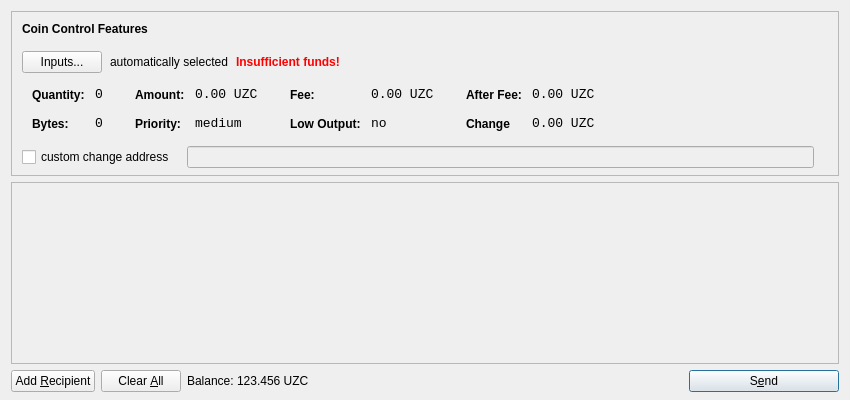
<?xml version="1.0" encoding="UTF-8"?>
<ui version="4.0">
 <class>SendCoinsDialog</class>
 <widget class="QDialog" name="SendCoinsDialog">
  <property name="geometry">
   <rect>
    <x>0</x>
    <y>0</y>
    <width>850</width>
    <height>400</height>
   </rect>
  </property>
  <property name="windowTitle">
   <string>Send Coins</string>
  </property>
  <layout class="QVBoxLayout" name="verticalLayout" stretch="0,1,0">
   <property name="bottomMargin">
    <number>8</number>
   </property>
   <item>
    <widget class="QFrame" name="frameCoinControl">
     <property name="sizePolicy">
      <sizepolicy hsizetype="Expanding" vsizetype="Expanding">
       <horstretch>0</horstretch>
       <verstretch>0</verstretch>
      </sizepolicy>
     </property>
     <property name="maximumSize">
      <size>
       <width>16777215</width>
       <height>16777215</height>
      </size>
     </property>
     <property name="frameShape">
      <enum>QFrame::StyledPanel</enum>
     </property>
     <property name="frameShadow">
      <enum>QFrame::Sunken</enum>
     </property>
     <layout class="QVBoxLayout" name="verticalLayoutCoinControl2">
      <property name="spacing">
       <number>-1</number>
      </property>
      <property name="leftMargin">
       <number>0</number>
      </property>
      <property name="topMargin">
       <number>0</number>
      </property>
      <property name="rightMargin">
       <number>0</number>
      </property>
      <property name="bottomMargin">
       <number>6</number>
      </property>
      <item>
       <layout class="QVBoxLayout" name="verticalLayoutCoinControl" stretch="0,0,0,0,1">
        <property name="spacing">
         <number>0</number>
        </property>
        <property name="leftMargin">
         <number>10</number>
        </property>
        <property name="topMargin">
         <number>10</number>
        </property>
        <item>
         <layout class="QHBoxLayout" name="horizontalLayoutCoinControl1">
          <property name="bottomMargin">
           <number>15</number>
          </property>
          <item>
           <widget class="QLabel" name="labelCoinControlFeatures">
            <property name="sizePolicy">
             <sizepolicy hsizetype="Preferred" vsizetype="Maximum">
              <horstretch>0</horstretch>
              <verstretch>0</verstretch>
             </sizepolicy>
            </property>
            <property name="font">
             <font>
              <weight>75</weight>
              <bold>true</bold>
             </font>
            </property>
            <property name="styleSheet">
             <string notr="true">font-weight:bold;</string>
            </property>
            <property name="text">
             <string>Coin Control Features</string>
            </property>
           </widget>
          </item>
         </layout>
        </item>
        <item>
         <layout class="QHBoxLayout" name="horizontalLayoutCoinControl2" stretch="0,0,0,0">
          <property name="spacing">
           <number>8</number>
          </property>
          <property name="bottomMargin">
           <number>10</number>
          </property>
          <item>
           <widget class="QPushButton" name="pushButtonCoinControl">
            <property name="styleSheet">
             <string notr="true"/>
            </property>
            <property name="text">
             <string>Inputs...</string>
            </property>
           </widget>
          </item>
          <item>
           <widget class="QLabel" name="labelCoinControlAutomaticallySelected">
            <property name="text">
             <string>automatically selected</string>
            </property>
            <property name="margin">
             <number>5</number>
            </property>
           </widget>
          </item>
          <item>
           <widget class="QLabel" name="labelCoinControlInsuffFunds">
            <property name="font">
             <font>
              <weight>75</weight>
              <bold>true</bold>
             </font>
            </property>
            <property name="styleSheet">
             <string notr="true">color:red;font-weight:bold;</string>
            </property>
            <property name="text">
             <string>Insufficient funds!</string>
            </property>
            <property name="margin">
             <number>5</number>
            </property>
           </widget>
          </item>
          <item>
           <spacer name="horizontalSpacerCoinControl">
            <property name="orientation">
             <enum>Qt::Horizontal</enum>
            </property>
            <property name="sizeHint" stdset="0">
             <size>
              <width>40</width>
              <height>1</height>
             </size>
            </property>
           </spacer>
          </item>
         </layout>
        </item>
        <item>
         <widget class="QWidget" name="widgetCoinControl" native="true">
          <property name="sizePolicy">
           <sizepolicy hsizetype="Preferred" vsizetype="Preferred">
            <horstretch>0</horstretch>
            <verstretch>0</verstretch>
           </sizepolicy>
          </property>
          <property name="minimumSize">
           <size>
            <width>0</width>
            <height>0</height>
           </size>
          </property>
          <property name="styleSheet">
           <string notr="true"/>
          </property>
          <layout class="QHBoxLayout" name="horizontalLayoutCoinControl5">
           <property name="margin">
            <number>0</number>
           </property>
           <item>
            <layout class="QHBoxLayout" name="horizontalLayoutCoinControl3" stretch="0,0,0,1">
             <property name="spacing">
              <number>20</number>
             </property>
             <property name="topMargin">
              <number>0</number>
             </property>
             <property name="bottomMargin">
              <number>10</number>
             </property>
             <item>
              <layout class="QFormLayout" name="formLayoutCoinControl1">
               <property name="horizontalSpacing">
                <number>10</number>
               </property>
               <property name="verticalSpacing">
                <number>14</number>
               </property>
               <property name="leftMargin">
                <number>10</number>
               </property>
               <property name="topMargin">
                <number>4</number>
               </property>
               <property name="rightMargin">
                <number>6</number>
               </property>
               <item row="0" column="0">
                <widget class="QLabel" name="labelCoinControlQuantityText">
                 <property name="styleSheet">
                  <string notr="true">font-weight:bold;</string>
                 </property>
                 <property name="text">
                  <string>Quantity:</string>
                 </property>
                 <property name="margin">
                  <number>0</number>
                 </property>
                </widget>
               </item>
               <item row="0" column="1">
                <widget class="QLabel" name="labelCoinControlQuantity">
                 <property name="font">
                  <font>
                   <family>Monospace</family>
                   <pointsize>10</pointsize>
                  </font>
                 </property>
                 <property name="cursor">
                  <cursorShape>IBeamCursor</cursorShape>
                 </property>
                 <property name="contextMenuPolicy">
                  <enum>Qt::ActionsContextMenu</enum>
                 </property>
                 <property name="text">
                  <string>0</string>
                 </property>
                 <property name="margin">
                  <number>0</number>
                 </property>
                 <property name="textInteractionFlags">
                  <set>Qt::LinksAccessibleByMouse|Qt::TextSelectableByKeyboard|Qt::TextSelectableByMouse</set>
                 </property>
                </widget>
               </item>
               <item row="1" column="0">
                <widget class="QLabel" name="labelCoinControlBytesText">
                 <property name="styleSheet">
                  <string notr="true">font-weight:bold;</string>
                 </property>
                 <property name="text">
                  <string>Bytes:</string>
                 </property>
                </widget>
               </item>
               <item row="1" column="1">
                <widget class="QLabel" name="labelCoinControlBytes">
                 <property name="font">
                  <font>
                   <family>Monospace</family>
                   <pointsize>10</pointsize>
                  </font>
                 </property>
                 <property name="cursor">
                  <cursorShape>IBeamCursor</cursorShape>
                 </property>
                 <property name="contextMenuPolicy">
                  <enum>Qt::ActionsContextMenu</enum>
                 </property>
                 <property name="text">
                  <string>0</string>
                 </property>
                 <property name="textInteractionFlags">
                  <set>Qt::LinksAccessibleByMouse|Qt::TextSelectableByKeyboard|Qt::TextSelectableByMouse</set>
                 </property>
                </widget>
               </item>
              </layout>
             </item>
             <item>
              <layout class="QFormLayout" name="formLayoutCoinControl2">
               <property name="horizontalSpacing">
                <number>10</number>
               </property>
               <property name="verticalSpacing">
                <number>14</number>
               </property>
               <property name="leftMargin">
                <number>6</number>
               </property>
               <property name="topMargin">
                <number>4</number>
               </property>
               <property name="rightMargin">
                <number>6</number>
               </property>
               <item row="0" column="0">
                <widget class="QLabel" name="labelCoinControlAmountText">
                 <property name="styleSheet">
                  <string notr="true">font-weight:bold;</string>
                 </property>
                 <property name="text">
                  <string>Amount:</string>
                 </property>
                 <property name="margin">
                  <number>0</number>
                 </property>
                </widget>
               </item>
               <item row="0" column="1">
                <widget class="QLabel" name="labelCoinControlAmount">
                 <property name="font">
                  <font>
                   <family>Monospace</family>
                   <pointsize>10</pointsize>
                  </font>
                 </property>
                 <property name="cursor">
                  <cursorShape>IBeamCursor</cursorShape>
                 </property>
                 <property name="contextMenuPolicy">
                  <enum>Qt::ActionsContextMenu</enum>
                 </property>
                 <property name="text">
                  <string>0.00 UZC</string>
                 </property>
                 <property name="textInteractionFlags">
                  <set>Qt::LinksAccessibleByMouse|Qt::TextSelectableByKeyboard|Qt::TextSelectableByMouse</set>
                 </property>
                </widget>
               </item>
               <item row="1" column="0">
                <widget class="QLabel" name="labelCoinControlPriorityText">
                 <property name="styleSheet">
                  <string notr="true">font-weight:bold;</string>
                 </property>
                 <property name="text">
                  <string>Priority:</string>
                 </property>
                </widget>
               </item>
               <item row="1" column="1">
                <widget class="QLabel" name="labelCoinControlPriority">
                 <property name="font">
                  <font>
                   <family>Monospace</family>
                   <pointsize>10</pointsize>
                  </font>
                 </property>
                 <property name="cursor">
                  <cursorShape>IBeamCursor</cursorShape>
                 </property>
                 <property name="contextMenuPolicy">
                  <enum>Qt::ActionsContextMenu</enum>
                 </property>
                 <property name="text">
                  <string>medium</string>
                 </property>
                 <property name="textInteractionFlags">
                  <set>Qt::LinksAccessibleByMouse|Qt::TextSelectableByKeyboard|Qt::TextSelectableByMouse</set>
                 </property>
                </widget>
               </item>
              </layout>
             </item>
             <item>
              <layout class="QFormLayout" name="formLayoutCoinControl3">
               <property name="horizontalSpacing">
                <number>10</number>
               </property>
               <property name="verticalSpacing">
                <number>14</number>
               </property>
               <property name="leftMargin">
                <number>6</number>
               </property>
               <property name="topMargin">
                <number>4</number>
               </property>
               <property name="rightMargin">
                <number>6</number>
               </property>
               <item row="0" column="0">
                <widget class="QLabel" name="labelCoinControlFeeText">
                 <property name="styleSheet">
                  <string notr="true">font-weight:bold;</string>
                 </property>
                 <property name="text">
                  <string>Fee:</string>
                 </property>
                 <property name="margin">
                  <number>0</number>
                 </property>
                </widget>
               </item>
               <item row="0" column="1">
                <widget class="QLabel" name="labelCoinControlFee">
                 <property name="font">
                  <font>
                   <family>Monospace</family>
                   <pointsize>10</pointsize>
                  </font>
                 </property>
                 <property name="cursor">
                  <cursorShape>IBeamCursor</cursorShape>
                 </property>
                 <property name="contextMenuPolicy">
                  <enum>Qt::ActionsContextMenu</enum>
                 </property>
                 <property name="text">
                  <string>0.00 UZC</string>
                 </property>
                 <property name="textInteractionFlags">
                  <set>Qt::LinksAccessibleByMouse|Qt::TextSelectableByKeyboard|Qt::TextSelectableByMouse</set>
                 </property>
                </widget>
               </item>
               <item row="1" column="0">
                <widget class="QLabel" name="labelCoinControlLowOutputText">
                 <property name="styleSheet">
                  <string notr="true">font-weight:bold;</string>
                 </property>
                 <property name="text">
                  <string>Low Output:</string>
                 </property>
                </widget>
               </item>
               <item row="1" column="1">
                <widget class="QLabel" name="labelCoinControlLowOutput">
                 <property name="font">
                  <font>
                   <family>Monospace</family>
                   <pointsize>10</pointsize>
                  </font>
                 </property>
                 <property name="cursor">
                  <cursorShape>IBeamCursor</cursorShape>
                 </property>
                 <property name="contextMenuPolicy">
                  <enum>Qt::ActionsContextMenu</enum>
                 </property>
                 <property name="text">
                  <string>no</string>
                 </property>
                 <property name="textInteractionFlags">
                  <set>Qt::LinksAccessibleByMouse|Qt::TextSelectableByKeyboard|Qt::TextSelectableByMouse</set>
                 </property>
                </widget>
               </item>
              </layout>
             </item>
             <item>
              <layout class="QFormLayout" name="formLayoutCoinControl4">
               <property name="horizontalSpacing">
                <number>10</number>
               </property>
               <property name="verticalSpacing">
                <number>14</number>
               </property>
               <property name="leftMargin">
                <number>6</number>
               </property>
               <property name="topMargin">
                <number>4</number>
               </property>
               <property name="rightMargin">
                <number>6</number>
               </property>
               <item row="0" column="0">
                <widget class="QLabel" name="labelCoinControlAfterFeeText">
                 <property name="styleSheet">
                  <string notr="true">font-weight:bold;</string>
                 </property>
                 <property name="text">
                  <string>After Fee:</string>
                 </property>
                 <property name="margin">
                  <number>0</number>
                 </property>
                </widget>
               </item>
               <item row="0" column="1">
                <widget class="QLabel" name="labelCoinControlAfterFee">
                 <property name="font">
                  <font>
                   <family>Monospace</family>
                   <pointsize>10</pointsize>
                  </font>
                 </property>
                 <property name="cursor">
                  <cursorShape>IBeamCursor</cursorShape>
                 </property>
                 <property name="contextMenuPolicy">
                  <enum>Qt::ActionsContextMenu</enum>
                 </property>
                 <property name="text">
                  <string>0.00 UZC</string>
                 </property>
                 <property name="textInteractionFlags">
                  <set>Qt::LinksAccessibleByMouse|Qt::TextSelectableByKeyboard|Qt::TextSelectableByMouse</set>
                 </property>
                </widget>
               </item>
               <item row="1" column="0">
                <widget class="QLabel" name="labelCoinControlChangeText">
                 <property name="styleSheet">
                  <string notr="true">font-weight:bold;</string>
                 </property>
                 <property name="text">
                  <string>Change</string>
                 </property>
                </widget>
               </item>
               <item row="1" column="1">
                <widget class="QLabel" name="labelCoinControlChange">
                 <property name="font">
                  <font>
                   <family>Monospace</family>
                   <pointsize>10</pointsize>
                  </font>
                 </property>
                 <property name="cursor">
                  <cursorShape>IBeamCursor</cursorShape>
                 </property>
                 <property name="contextMenuPolicy">
                  <enum>Qt::ActionsContextMenu</enum>
                 </property>
                 <property name="text">
                  <string>0.00 UZC</string>
                 </property>
                 <property name="textInteractionFlags">
                  <set>Qt::LinksAccessibleByMouse|Qt::TextSelectableByKeyboard|Qt::TextSelectableByMouse</set>
                 </property>
                </widget>
               </item>
              </layout>
             </item>
            </layout>
           </item>
          </layout>
         </widget>
        </item>
        <item>
         <layout class="QHBoxLayout" name="horizontalLayoutCoinControl4" stretch="0,0,0">
          <property name="spacing">
           <number>12</number>
          </property>
          <property name="sizeConstraint">
           <enum>QLayout::SetDefaultConstraint</enum>
          </property>
          <property name="topMargin">
           <number>5</number>
          </property>
          <property name="rightMargin">
           <number>5</number>
          </property>
          <item>
           <widget class="QCheckBox" name="checkBoxCoinControlChange">
            <property name="text">
             <string>custom change address</string>
            </property>
           </widget>
          </item>
          <item>
           <widget class="QLineEdit" name="lineEditCoinControlChange">
            <property name="enabled">
             <bool>false</bool>
            </property>
            <property name="sizePolicy">
             <sizepolicy hsizetype="Expanding" vsizetype="Fixed">
              <horstretch>0</horstretch>
              <verstretch>0</verstretch>
             </sizepolicy>
            </property>
           </widget>
          </item>
          <item>
           <widget class="QLabel" name="labelCoinControlChangeLabel">
            <property name="sizePolicy">
             <sizepolicy hsizetype="Preferred" vsizetype="Expanding">
              <horstretch>0</horstretch>
              <verstretch>0</verstretch>
             </sizepolicy>
            </property>
            <property name="minimumSize">
             <size>
              <width>0</width>
              <height>0</height>
             </size>
            </property>
            <property name="text">
             <string/>
            </property>
            <property name="margin">
             <number>3</number>
            </property>
           </widget>
          </item>
         </layout>
        </item>
        <item>
         <spacer name="verticalSpacerCoinControl">
          <property name="orientation">
           <enum>Qt::Vertical</enum>
          </property>
          <property name="sizeHint" stdset="0">
           <size>
            <width>800</width>
            <height>1</height>
           </size>
          </property>
         </spacer>
        </item>
       </layout>
      </item>
     </layout>
    </widget>
   </item>
   <item>
    <widget class="QScrollArea" name="scrollArea">
     <property name="widgetResizable">
      <bool>true</bool>
     </property>
     <widget class="QWidget" name="scrollAreaWidgetContents">
      <property name="geometry">
       <rect>
        <x>0</x>
        <y>0</y>
        <width>830</width>
        <height>165</height>
       </rect>
      </property>
      <layout class="QVBoxLayout" name="verticalLayout_2">
       <property name="margin">
        <number>0</number>
       </property>
       <item>
        <layout class="QVBoxLayout" name="entries">
         <property name="spacing">
          <number>6</number>
         </property>
        </layout>
       </item>
       <item>
        <spacer name="verticalSpacer">
         <property name="orientation">
          <enum>Qt::Vertical</enum>
         </property>
         <property name="sizeHint" stdset="0">
          <size>
           <width>20</width>
           <height>40</height>
          </size>
         </property>
        </spacer>
       </item>
      </layout>
     </widget>
    </widget>
   </item>
   <item>
    <layout class="QHBoxLayout" name="horizontalLayout">
     <item>
      <widget class="QPushButton" name="addButton">
       <property name="toolTip">
        <string>Send to multiple recipients at once</string>
       </property>
       <property name="text">
        <string>Add &amp;Recipient</string>
       </property>
       <property name="icon">
        <iconset resource="../bitcoin.qrc">
         <normaloff>:/icons/add</normaloff>:/icons/add</iconset>
       </property>
       <property name="autoDefault">
        <bool>false</bool>
       </property>
      </widget>
     </item>
     <item>
      <widget class="QPushButton" name="clearButton">
       <property name="sizePolicy">
        <sizepolicy hsizetype="Minimum" vsizetype="Fixed">
         <horstretch>0</horstretch>
         <verstretch>0</verstretch>
        </sizepolicy>
       </property>
       <property name="toolTip">
        <string>Remove all transaction fields</string>
       </property>
       <property name="text">
        <string>Clear &amp;All</string>
       </property>
       <property name="icon">
        <iconset resource="../bitcoin.qrc">
         <normaloff>:/icons/remove</normaloff>:/icons/remove</iconset>
       </property>
       <property name="autoRepeatDelay">
        <number>300</number>
       </property>
       <property name="autoDefault">
        <bool>false</bool>
       </property>
      </widget>
     </item>
     <item>
      <layout class="QHBoxLayout" name="horizontalLayout_2">
       <property name="spacing">
        <number>3</number>
       </property>
       <item>
        <widget class="QLabel" name="label">
         <property name="sizePolicy">
          <sizepolicy hsizetype="Preferred" vsizetype="Fixed">
           <horstretch>0</horstretch>
           <verstretch>0</verstretch>
          </sizepolicy>
         </property>
         <property name="text">
          <string>Balance:</string>
         </property>
        </widget>
       </item>
       <item>
        <widget class="QLabel" name="labelBalance">
         <property name="sizePolicy">
          <sizepolicy hsizetype="Preferred" vsizetype="Fixed">
           <horstretch>0</horstretch>
           <verstretch>0</verstretch>
          </sizepolicy>
         </property>
         <property name="cursor">
          <cursorShape>IBeamCursor</cursorShape>
         </property>
         <property name="text">
          <string>123.456 UZC</string>
         </property>
         <property name="textInteractionFlags">
          <set>Qt::LinksAccessibleByMouse|Qt::TextSelectableByKeyboard|Qt::TextSelectableByMouse</set>
         </property>
        </widget>
       </item>
      </layout>
     </item>
     <item>
      <spacer name="horizontalSpacer">
       <property name="orientation">
        <enum>Qt::Horizontal</enum>
       </property>
       <property name="sizeHint" stdset="0">
        <size>
         <width>40</width>
         <height>20</height>
        </size>
       </property>
      </spacer>
     </item>
     <item>
      <widget class="QPushButton" name="sendButton">
       <property name="minimumSize">
        <size>
         <width>150</width>
         <height>0</height>
        </size>
       </property>
       <property name="toolTip">
        <string>Confirm the send action</string>
       </property>
       <property name="text">
        <string>S&amp;end</string>
       </property>
       <property name="icon">
        <iconset resource="../bitcoin.qrc">
         <normaloff>:/icons/send</normaloff>:/icons/send</iconset>
       </property>
       <property name="default">
        <bool>true</bool>
       </property>
      </widget>
     </item>
    </layout>
   </item>
  </layout>
 </widget>
 <resources>
  <include location="../bitcoin.qrc"/>
 </resources>
 <connections/>
</ui>
